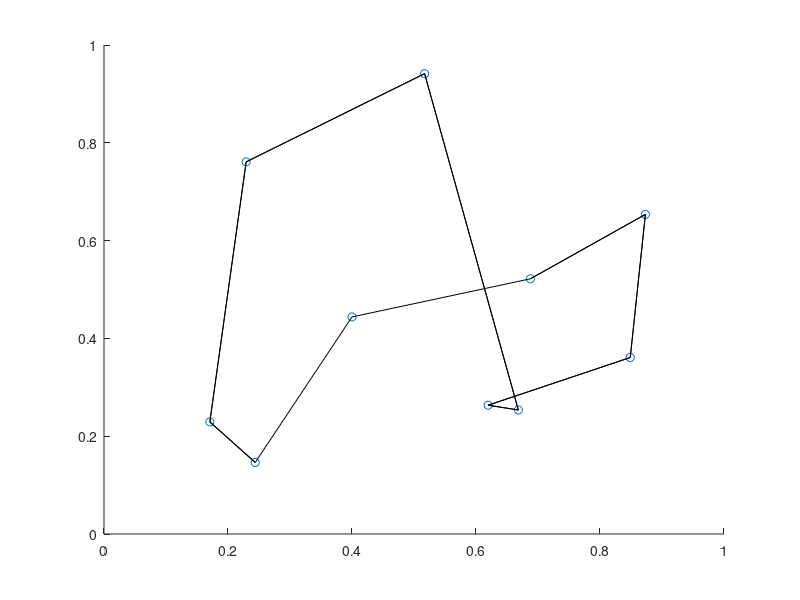

MATLAB code to generate this figure:
%Data Preprocessing
clear all
close all

load cities.dat;

%SOM
max_neighbour = 3;
epochs = 50;
eta = 0.2;
w = rand(10,2);    

for i = 1:epochs
   list = randperm(size(cities,1));
   n_func = floor(max_neighbour-(i-1)*(max_neighbour/(epochs-1)));
   for j = list
       w_temp = w;
       index = [];
       for k = 1:max(1,n_func)
           k;
           [distance(k) index(k)] = min(sum((abs(cities(j,:) - w_temp)),2));
           w_temp(k,:) = [];
       end
       
       update_index = (1+mod([index-floor(n_func/2):index+floor(n_func/2)]-1,size(w,1)));
       
       w(update_index,:) = w(update_index,:) + eta*(cities(j,:) - w(update_index,:));
   end
%    scatter(cities(:,1),cities(:,2))
%    hold on
%    scatter(w(:,1),w(:,2))
%    hold off
%    drawnow
end

for k = 1:size(cities,1)
   [distance_sort(k) index_sort(k)] = min(sum(abs(((cities(k,:) - w).^2)),2));
end




[sorted order] = sort(index_sort);
order_wrap = [order(end) order order(1)];


scatter(cities(:,1),cities(:,2))
hold on

line([cities(order_wrap(1:end-2),1) cities(order,1)],[cities(order_wrap(1:end-2),2) cities(order,2)],'Color','k')

distances = (abs(cities(order_wrap(1:end-1),:)-cities(order_wrap(2:end),:)));
distances = distances(:,1).^2 + distances(:,2).^2
total_distance = sum(distances)








